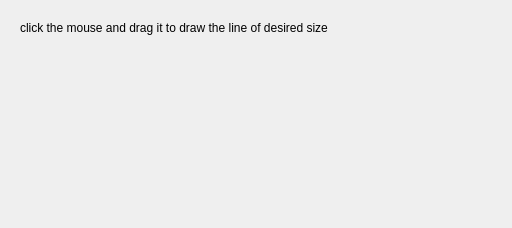
<?xml version="1.0" encoding="UTF-8"?>
<ui version="4.0">
 <class>Dialog</class>
 <widget class="QDialog" name="Dialog">
  <property name="geometry">
   <rect>
    <x>0</x>
    <y>0</y>
    <width>512</width>
    <height>228</height>
   </rect>
  </property>
  <property name="windowTitle">
   <string>Dialog</string>
  </property>
  <widget class="QLabel" name="label">
   <property name="geometry">
    <rect>
     <x>20</x>
     <y>20</y>
     <width>451</width>
     <height>16</height>
    </rect>
   </property>
   <property name="text">
    <string>click the mouse and drag it to draw the line of desired size</string>
   </property>
  </widget>
 </widget>
 <resources/>
 <connections/>
</ui>
